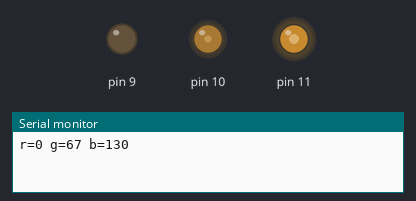
Simulated run of this sketch. Board: Arduino Uno, built with avr-gcc and run on an emulated ATmega328P. Parts: output pins drawn as LEDs (lit = HIGH), the last lines printed to the serial monitor. Random numbers use the default seed unless the sketch sets one.

Above: at 0.1 s.
At 5.1 s:
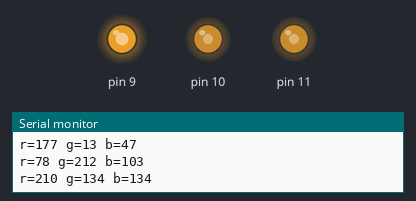
At 9.6 s:
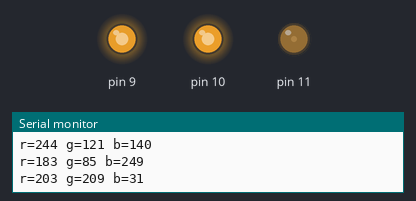
At 19.6 s:
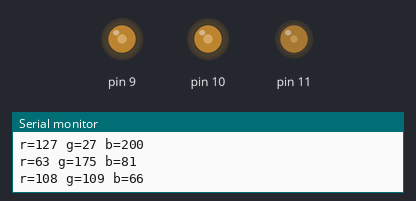
At 29.1 s:
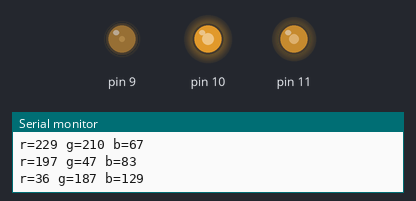
At 39.1 s:
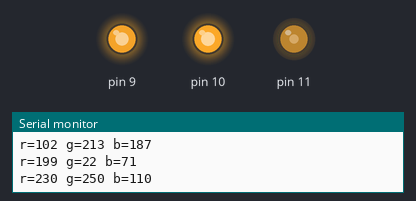
Timing chart, 0 to 40.0 s (numbered marks = the images above):
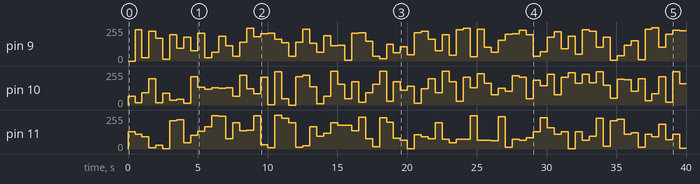

The sketch:

025-ledrgb.2.ino
```cpp
/*
 * https://www.arduino.cc/en/Tutorial/ColorCrossfader
 */

void setup() {
  randomSeed(analogRead(A0));
  Serial.begin(9600);
}

void loop() {
  int r = random(0, 256);
  int g = random(0, 256);
  int b = random(0, 256);

  Serial.print("r=");
  Serial.print(r);
  Serial.print(" g=");
  Serial.print(g);
  Serial.print(" b=");
  Serial.println(b);

  analogWrite(9, r);
  analogWrite(10, g);
  analogWrite(11, b);
  delay(500);
}
```

Measured:
- by itself, pin 9: 0/255 → 234/255 at 0.50 s, → 24/255 0.50 s later, → 222/255 0.50 s later, → 169/255 0.50 s later, … (79 changes in this stretch)
- by itself, pin 10: 0/255 → 67/255 at 0.00 s, → 16/255 0.50 s later, → 91/255 0.50 s later, → 196/255 0.50 s later, … (80 changes in this stretch)
- by itself, pin 11: 0/255 → 130/255 at 0.00 s, → 112/255 0.50 s later, → 91/255 0.50 s later, → 9/255 0.50 s later, … (80 changes in this stretch)
